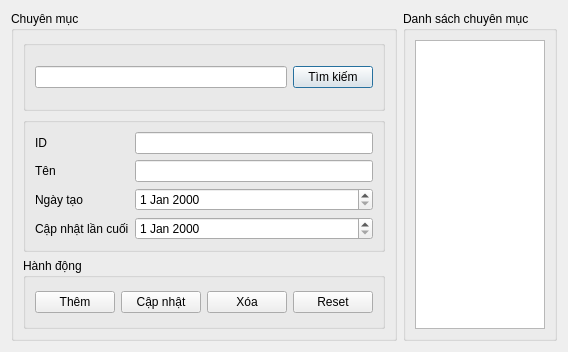
<?xml version="1.0" encoding="UTF-8"?>
<ui version="4.0">
 <class>ManageCategory</class>
 <widget class="QDialog" name="ManageCategory">
  <property name="geometry">
   <rect>
    <x>0</x>
    <y>0</y>
    <width>563</width>
    <height>352</height>
   </rect>
  </property>
  <property name="windowTitle">
   <string>Quản lý chuyên mục</string>
  </property>
  <layout class="QHBoxLayout" name="horizontalLayout_3">
   <item>
    <widget class="QGroupBox" name="groupBox">
     <property name="title">
      <string>Chuyên mục</string>
     </property>
     <layout class="QVBoxLayout" name="verticalLayout">
      <item>
       <widget class="QGroupBox" name="groupBox_3">
        <property name="title">
         <string/>
        </property>
        <layout class="QHBoxLayout" name="horizontalLayout">
         <item>
          <widget class="QLineEdit" name="input_search"/>
         </item>
         <item>
          <widget class="QPushButton" name="btn_search">
           <property name="text">
            <string>Tìm kiếm</string>
           </property>
          </widget>
         </item>
        </layout>
       </widget>
      </item>
      <item>
       <widget class="QGroupBox" name="groupBox_4">
        <property name="title">
         <string/>
        </property>
        <layout class="QFormLayout" name="formLayout">
         <item row="0" column="0">
          <widget class="QLabel" name="label_4">
           <property name="text">
            <string>ID</string>
           </property>
          </widget>
         </item>
         <item row="0" column="1">
          <widget class="QLineEdit" name="category_id">
           <property name="readOnly">
            <bool>true</bool>
           </property>
          </widget>
         </item>
         <item row="1" column="0">
          <widget class="QLabel" name="label">
           <property name="text">
            <string>Tên</string>
           </property>
          </widget>
         </item>
         <item row="1" column="1">
          <widget class="QLineEdit" name="category_name"/>
         </item>
         <item row="2" column="0">
          <widget class="QLabel" name="label_2">
           <property name="text">
            <string>Ngày tạo</string>
           </property>
          </widget>
         </item>
         <item row="2" column="1">
          <widget class="QDateEdit" name="category_created_at"/>
         </item>
         <item row="3" column="0">
          <widget class="QLabel" name="label_3">
           <property name="text">
            <string>Cập nhật lần cuối</string>
           </property>
          </widget>
         </item>
         <item row="3" column="1">
          <widget class="QDateEdit" name="category_updated_at"/>
         </item>
        </layout>
       </widget>
      </item>
      <item>
       <widget class="QGroupBox" name="groupBox_5">
        <property name="title">
         <string>Hành động</string>
        </property>
        <layout class="QHBoxLayout" name="horizontalLayout_4">
         <item>
          <widget class="QPushButton" name="btn_add">
           <property name="text">
            <string>Thêm</string>
           </property>
          </widget>
         </item>
         <item>
          <widget class="QPushButton" name="btn_update">
           <property name="text">
            <string>Cập nhật</string>
           </property>
          </widget>
         </item>
         <item>
          <widget class="QPushButton" name="btn_delete">
           <property name="text">
            <string>Xóa</string>
           </property>
          </widget>
         </item>
         <item>
          <widget class="QPushButton" name="btn_reset">
           <property name="text">
            <string>Reset</string>
           </property>
          </widget>
         </item>
        </layout>
       </widget>
      </item>
     </layout>
    </widget>
   </item>
   <item>
    <widget class="QGroupBox" name="groupBox_2">
     <property name="title">
      <string>Danh sách chuyên mục</string>
     </property>
     <layout class="QHBoxLayout" name="horizontalLayout_2">
      <item>
       <widget class="QTableView" name="table_category"/>
      </item>
     </layout>
    </widget>
   </item>
  </layout>
 </widget>
 <resources/>
 <connections/>
</ui>
